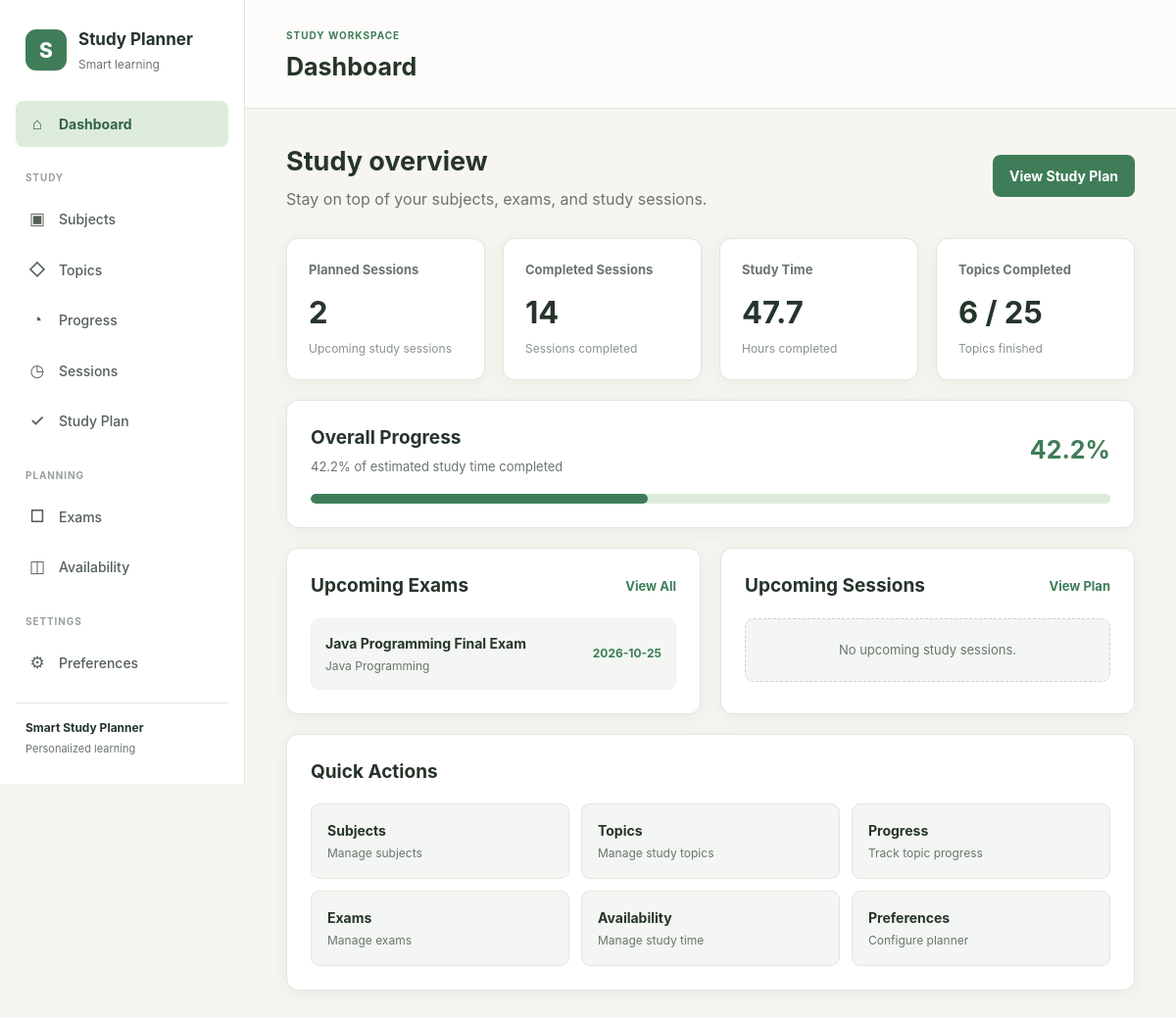
The page / on the database its author committed.
### tables this page shows
CREATE TABLE exams (
    exam_id INTEGER PRIMARY KEY AUTOINCREMENT,

    subject_id INTEGER NOT NULL,

    exam_name TEXT NOT NULL,

    exam_date TEXT NOT NULL,

    exam_type TEXT NOT NULL DEFAULT 'Final',

    FOREIGN KEY (subject_id)
        REFERENCES subjects(subject_id)
        ON DELETE CASCADE,

    CHECK (
        exam_type IN (
            'Minor',
            'Midterm',
            'Final',
            'Assignment',
            'Practical',
            'Other'
        )
    )
);

CREATE TABLE subjects (
    subject_id INTEGER PRIMARY KEY AUTOINCREMENT,

    student_id INTEGER NOT NULL,

    name TEXT NOT NULL,

    description TEXT,

    created_at TEXT NOT NULL DEFAULT CURRENT_TIMESTAMP,

    FOREIGN KEY (student_id)
        REFERENCES students(student_id)
        ON DELETE CASCADE,

    UNIQUE(student_id, name)
);

### app.py (the view)
@app.route("/")
def home():
    db = get_db()
    stats_cursor = db.execute(
        """
        SELECT
            COUNT(*) AS total_topics,
            SUM(
                CASE
                    WHEN COALESCE(tp.is_completed, 0) = 1
                    THEN 1
                    ELSE 0
                END
            ) AS completed_topics,
            COALESCE(
                SUM(tp.completed_hours),
                0
            ) AS completed_hours,
            COALESCE(
                SUM(t.estimated_hours),
                0
            ) AS estimated_hours
        FROM topics t
        JOIN subjects s
            ON t.subject_id = s.subject_id
        LEFT JOIN topic_progress tp
            ON t.topic_id = tp.topic_id
            AND tp.student_id = ?
        WHERE s.student_id = ?
        """,
        (1, 1)
    )
    stats = stats_cursor.fetchone()
    session_cursor = db.execute(
        """
        SELECT
            status,
            COUNT(*) AS count
        FROM study_sessions
        WHERE student_id = ?
        GROUP BY status
        """,
        (1,)
    )
    session_counts = {
        "Planned": 0,
        "Completed": 0,
        "Skipped": 0,
        "Cancelled": 0
    }
    for row in session_cursor.fetchall():
        session_counts[row["status"]] = row["count"]
    overall_progress = 0
    if stats["estimated_hours"] > 0:
        overall_progress = (
            stats["completed_hours"]
            / stats["estimated_hours"]
        ) * 100
    overall_progress = min(
        100,
        round(overall_progress, 1)
    )
    exam_cursor = db.execute(
        """
        SELECT
            exams.exam_id,
            exams.exam_name,
            exams.exam_date,
            exams.exam_type,
            subjects.name AS subject_name
        FROM exams
        JOIN subjects
            ON exams.subject_id = subjects.subject_id
        WHERE subjects.student_id = ?
        AND exams.exam_date >= date('now', 'localtime')
        ORDER BY exams.exam_date
        LIMIT 5
        """,
        (1,)
    )
    upcoming_exams = exam_cursor.fetchall()
    session_cursor = db.execute(
        """
        SELECT
            ss.session_id,
            ss.session_date,
            ss.start_time,
            ss.duration_minutes,
            t.name AS topic_name,
            s.name AS subject_name
        FROM study_sessions ss
        JOIN topics t
            ON ss.topic_id = t.topic_id
        JOIN subjects s
            ON t.subject_id = s.subject_id
        WHERE ss.student_id = ?
        AND ss.status = 'Planned'
        AND ss.session_date >= date('now', 'localtime')
        ORDER BY
            ss.session_date,
            ss.start_time
        LIMIT 5
        """,
        (1,)
    )
    upcoming_sessions = session_cursor.fetchall()
    return render_template(
        "index.html",
        stats=stats,
        session_counts=session_counts,
        overall_progress=overall_progress,
        upcoming_exams=upcoming_exams,
        upcoming_sessions=upcoming_sessions
    )

### app.py (called while the page is built)
def get_db():
    if "db" not in g:
        g.db = sqlite3.connect(DATABASE)
        g.db.row_factory = sqlite3.Row
        g.db.execute("PRAGMA foreign_keys = ON")
    return g.db

### templates/index.html (shortened to what this page needs)
{% extends "base.html" %}
{% block page_heading %}
Dashboard
{% endblock %}
{% block content %}
<div class="dashboard-page">
    <div class="dashboard-intro">
        <div>
            <h2>Study overview</h2>
            <p>
                Stay on top of your subjects, exams, and study sessions.
            </p>
        </div>
        <a
            href="{{ url_for('study_plan') }}"
            class="dashboard-button"
        >
            View Study Plan
        </a>
    </div>
    <section class="dashboard-stats">
        <div class="dashboard-card">
            <span class="dashboard-card-label">
                Planned Sessions
            </span>
            <strong class="dashboard-card-number">
                {{ session_counts["Planned"] }}
            </strong>
            <span class="dashboard-card-note">
                Upcoming study sessions
            </span>
        </div>
        <div class="dashboard-card">
            <span class="dashboard-card-label">
                Completed Sessions
            </span>
            <strong class="dashboard-card-number">
                {{ session_counts["Completed"] }}
            </strong>
            <span class="dashboard-card-note">
                Sessions completed
            </span>
        </div>
        <div class="dashboard-card">
            <span class="dashboard-card-label">
                Study Time
            </span>
            <strong class="dashboard-card-number">
                {{ "%.1f"|format(stats["completed_hours"] or 0) }}
            </strong>
            <span class="dashboard-card-note">
                Hours completed
            </span>
        </div>
        <div class="dashboard-card">
            <span class="dashboard-card-label">
                Topics Completed
            </span>
            <strong class="dashboard-card-number">
                {{ stats["completed_topics"] or 0 }}
                /
                {{ stats["total_topics"] or 0 }}
            </strong>
            <span class="dashboard-card-note">
                Topics finished
            </span>
        </div>
    </section>
    <section class="dashboard-panel">
        <div class="dashboard-panel-header">
            <div>
                <h2>Overall Progress</h2>
                <p>
                    {{ "%.1f"|format(overall_progress) }}%
                    of estimated study time completed
                </p>
            </div>
            <strong>
                {{ "%.1f"|format(overall_progress) }}%
            </strong>
        </div>
        <div class="dashboard-progress-track">
            <div
                class="dashboard-progress-fill"
                style="width: {{ overall_progress }}%;">
            </div>
        </div>
    </section>
    <section class="dashboard-grid">
        <div class="dashboard-panel">
            <div class="dashboard-panel-header">
                <h2>Upcoming Exams</h2>
                <a href="{{ url_for('exams') }}">
                    View All
                </a>
            </div>
            {% if upcoming_exams %}
                <div class="dashboard-list">
                    {% for exam in upcoming_exams %}
                        <div class="dashboard-list-item">
                            <div>
                                <strong>
                                    {{ exam["exam_name"] }}
                                </strong>
                                <span>
                                    {{ exam["subject_name"] }}
                                </span>
                            </div>
                            <time>
                                {{ exam["exam_date"] }}
                            </time>
                        </div>
                    {% endfor %}
                </div>
            {% else %}
                <div class="dashboard-empty">
                    No upcoming exams.
                </div>
            {% endif %}
        </div>
        <div class="dashboard-panel">
            <div class="dashboard-panel-header">
                <h2>Upcoming Sessions</h2>
                <a href="{{ url_for('study_plan') }}">
                    View Plan
                </a>
            </div>
            {% if upcoming_sessions %}
                <div class="dashboard-list">
                    {% for session in upcoming_sessions %}
                        <div class="dashboard-list-item">
                            <div>
                                <strong>
                                    {{ session["topic_name"] }}
                                </strong>
                                <span>
                                    {{ session["subject_name"] }}
                                </span>
                            </div>
                            <time>
                                {{ session["session_date"] }}
                                ·
                                {{ session["start_time"] }}
                            </time>
                        </div>
                    {% endfor %}
                </div>
            {% else %}
                <div class="dashboard-empty">
                    No upcoming study sessions.
                </div>
            {% endif %}
        </div>
    </section>
    <section class="dashboard-panel">
        <div class="dashboard-panel-header">
            <h2>Quick Actions</h2>
        </div>
        <div class="quick-actions">
            <a
                href="{{ url_for('subjects') }}"
                class="quick-action"
            >
                <strong>Subjects</strong>
                <span>Manage subjects</span>
            </a>
            <a href="{{ url_for('subjects') }}" class="quick-action">
                <strong>Topics</strong>
                <span>Manage study topics</span>
            </a>
            <a
                href="{{ url_for('progress') }}"
                class="quick-action"
            >
                <strong>Progress</strong>
                <span>Track topic progress</span>
            </a>
            <a
                href="{{ url_for('exams') }}"
                class="quick-action"
            >
                <strong>Exams</strong>
                <span>Manage exams</span>
            </a>
            <a
                href="{{ url_for('availability') }}"
                class="quick-action"
            >
                <strong>Availability</strong>
                <span>Manage study time</span>
            </a>
            <a
                href="{{ url_for('preferences') }}"
                class="quick-action"
            >
                <strong>Preferences</strong>
                <span>Configure planner</span>
            </a>
        </div>
    </section>
</div>
{% endblock %}

### static/css/style.css (style rules this page uses)
:root { --bg-main: #f7f5ef; --bg-card: #ffffff; --primary: #3f7d58; --primary-dark: #326447; --primary-light: #ddebdd; --text-main: #26352b; --text-muted: #6b756e; --border: #e1e6df; --surface-soft: #f3f6f2; --danger: #b94a48; --danger-light: #f8dddd; --warning: #a66a20; --warning-light: #f8ead5; --shadow: 0 4px 18px rgba(38, 53, 43, 0.06); }
* { box-sizing: border-box; }
body { min-height: 100vh; margin: 0; background: var(--bg-main); color: var(--text-main); font-family: Inter, -apple-system, BlinkMacSystemFont, "Segoe UI", sans-serif; line-height: 1.5; }
a { color: inherit; }
h1, h2, h3, p { overflow-wrap: anywhere; }
.dashboard-page { color: var(--text-main); }
.dashboard-intro { display: flex; align-items: center; justify-content: space-between; gap: 25px; margin-bottom: 28px; }
.dashboard-intro h2 { margin: 0; font-size: 27px; font-weight: 750; }
.dashboard-intro p { margin: 6px 0 0; color: var(--text-muted); }
.dashboard-button { display: inline-flex; align-items: center; justify-content: center; padding: 11px 17px; border-radius: 8px; background: var(--primary); color: #ffffff; font-size: 14px; font-weight: 700; text-decoration: none; }
.dashboard-stats { display: grid; grid-template-columns: repeat(4, minmax(0, 1fr)); gap: 18px; margin-bottom: 20px; }
.dashboard-card { display: flex; flex-direction: column; min-height: 145px; padding: 22px; border: 1px solid var(--border); border-radius: 12px; background: var(--bg-card); box-shadow: var(--shadow); }
.dashboard-card-label { color: var(--text-muted); font-size: 13px; font-weight: 650; }
.dashboard-card-number { margin: 14px 0 4px; color: var(--text-main); font-size: 31px; line-height: 1.2; }
.dashboard-card-note { margin-top: auto; color: #8a948d; font-size: 12px; }
.dashboard-panel { padding: 24px; margin-bottom: 20px; border: 1px solid var(--border); border-radius: 12px; background: var(--bg-card); box-shadow: var(--shadow); }
.dashboard-panel-header { display: flex; align-items: center; justify-content: space-between; gap: 20px; margin-bottom: 18px; }
.dashboard-panel-header h2 { margin: 0; color: var(--text-main); font-size: 19px; }
.dashboard-panel-header p { margin: 5px 0 0; color: var(--text-muted); font-size: 13px; }
.dashboard-panel-header a { color: var(--primary); font-size: 13px; font-weight: 700; text-decoration: none; }
.dashboard-panel-header > strong { color: var(--primary); font-size: 25px; }
.dashboard-progress-track { width: 100%; height: 10px; overflow: hidden; border-radius: 20px; background: var(--primary-light); }
.dashboard-progress-fill { width: 0; height: 100%; border-radius: 20px; background: var(--primary); transition: width 0.4s ease; }
.dashboard-grid { display: grid; grid-template-columns: repeat(2, minmax(0, 1fr)); gap: 20px; }
.dashboard-list { display: flex; flex-direction: column; gap: 9px; }
.dashboard-list-item { display: flex; align-items: center; justify-content: space-between; gap: 15px; padding: 14px; border: 1px solid #edf0ec; border-radius: 9px; background: var(--surface-soft); }
.dashboard-list-item strong { display: block; color: var(--text-main); font-size: 14px; }
.dashboard-list-item span { display: block; margin-top: 4px; color: var(--text-muted); font-size: 12px; }
.dashboard-list-item time { color: var(--primary); font-size: 12px; font-weight: 650; white-space: nowrap; }
.dashboard-empty { padding: 22px; border: 1px dashed #cdd5ce; border-radius: 9px; background: var(--surface-soft); color: var(--text-muted); font-size: 13px; text-align: center; }
.quick-actions { display: grid; grid-template-columns: repeat(3, minmax(0, 1fr)); gap: 12px; }
.quick-action { display: block; padding: 16px; border: 1px solid var(--border); border-radius: 9px; background: var(--surface-soft); color: var(--text-main); text-decoration: none; transition: border-color 0.15s ease, background 0.15s ease, transform 0.15s ease; }
.quick-action strong, .quick-action span { display: block; }
.quick-action strong { margin-bottom: 4px; font-size: 14px; }
.quick-action span { color: var(--text-muted); font-size: 12px; }

### rows shown on the page
exams: exam_name "Java Programming Final Exam", subject_name "Java Programming", exam_date "2026-10-25"

### other values the page prints
{{ session_counts["Planned"] }} "2"
{{ session_counts["Completed"] }} "14"
{{ "%.1f"|format(stats["completed_hours"] or 0) }} "47.7"
{{ stats["completed_topics"] or 0 }} "6"
{{ stats["total_topics"] or 0 }} "25"
{{ "%.1f"|format(overall_progress) }} "42.2"
